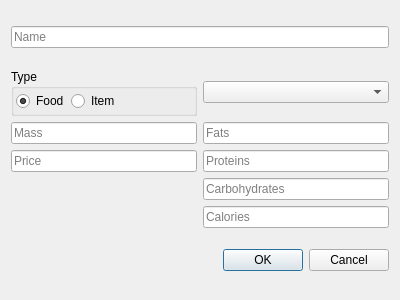
<?xml version="1.0" encoding="UTF-8"?>
<ui version="4.0">
 <class>NewIngridientWindow</class>
 <widget class="QDialog" name="NewIngridientWindow">
  <property name="geometry">
   <rect>
    <x>0</x>
    <y>0</y>
    <width>400</width>
    <height>300</height>
   </rect>
  </property>
  <property name="sizePolicy">
   <sizepolicy hsizetype="Fixed" vsizetype="Fixed">
    <horstretch>0</horstretch>
    <verstretch>0</verstretch>
   </sizepolicy>
  </property>
  <property name="minimumSize">
   <size>
    <width>400</width>
    <height>300</height>
   </size>
  </property>
  <property name="maximumSize">
   <size>
    <width>400</width>
    <height>300</height>
   </size>
  </property>
  <property name="windowTitle">
   <string>New Ingridient</string>
  </property>
  <layout class="QVBoxLayout" name="verticalLayout_1">
   <item>
    <widget class="QLineEdit" name="lineEdit_1">
     <property name="inputMask">
      <string/>
     </property>
     <property name="text">
      <string/>
     </property>
     <property name="placeholderText">
      <string>Name</string>
     </property>
     <property name="clearButtonEnabled">
      <bool>false</bool>
     </property>
    </widget>
   </item>
   <item>
    <layout class="QGridLayout" name="gridLayout_1">
     <item row="4" column="1">
      <widget class="QLineEdit" name="lineEdit_7">
       <property name="placeholderText">
        <string>Calories</string>
       </property>
      </widget>
     </item>
     <item row="2" column="0">
      <widget class="QLineEdit" name="lineEdit_4">
       <property name="placeholderText">
        <string>Price</string>
       </property>
      </widget>
     </item>
     <item row="1" column="0">
      <widget class="QLineEdit" name="lineEdit_2">
       <property name="placeholderText">
        <string>Mass</string>
       </property>
      </widget>
     </item>
     <item row="1" column="1">
      <widget class="QLineEdit" name="lineEdit_3">
       <property name="placeholderText">
        <string>Fats</string>
       </property>
      </widget>
     </item>
     <item row="3" column="1">
      <widget class="QLineEdit" name="lineEdit_6">
       <property name="placeholderText">
        <string>Carbohydrates</string>
       </property>
      </widget>
     </item>
     <item row="2" column="1">
      <widget class="QLineEdit" name="lineEdit_5">
       <property name="placeholderText">
        <string>Proteins</string>
       </property>
      </widget>
     </item>
     <item row="0" column="1">
      <widget class="QComboBox" name="comboBox_1">
       <property name="sizePolicy">
        <sizepolicy hsizetype="Minimum" vsizetype="Fixed">
         <horstretch>0</horstretch>
         <verstretch>0</verstretch>
        </sizepolicy>
       </property>
       <property name="minimumSize">
        <size>
         <width>0</width>
         <height>0</height>
        </size>
       </property>
       <property name="editable">
        <bool>false</bool>
       </property>
       <property name="currentText">
        <string/>
       </property>
       <property name="insertPolicy">
        <enum>QComboBox::InsertAtBottom</enum>
       </property>
      </widget>
     </item>
     <item row="0" column="0">
      <widget class="QGroupBox" name="groupBox_1">
       <property name="sizePolicy">
        <sizepolicy hsizetype="Preferred" vsizetype="Preferred">
         <horstretch>0</horstretch>
         <verstretch>0</verstretch>
        </sizepolicy>
       </property>
       <property name="sizeIncrement">
        <size>
         <width>0</width>
         <height>0</height>
        </size>
       </property>
       <property name="baseSize">
        <size>
         <width>0</width>
         <height>0</height>
        </size>
       </property>
       <property name="title">
        <string>Type</string>
       </property>
       <layout class="QHBoxLayout" name="horizontalLayout_2">
        <property name="spacing">
         <number>2</number>
        </property>
        <property name="leftMargin">
         <number>2</number>
        </property>
        <property name="topMargin">
         <number>2</number>
        </property>
        <property name="rightMargin">
         <number>2</number>
        </property>
        <property name="bottomMargin">
         <number>2</number>
        </property>
        <item>
         <widget class="QRadioButton" name="radioButton_1">
          <property name="text">
           <string>Food</string>
          </property>
          <property name="checked">
           <bool>true</bool>
          </property>
         </widget>
        </item>
        <item>
         <widget class="QRadioButton" name="radioButton_2">
          <property name="text">
           <string>Item</string>
          </property>
         </widget>
        </item>
        <item>
         <spacer name="horizontalSpacer">
          <property name="orientation">
           <enum>Qt::Horizontal</enum>
          </property>
          <property name="sizeHint" stdset="0">
           <size>
            <width>40</width>
            <height>20</height>
           </size>
          </property>
         </spacer>
        </item>
       </layout>
      </widget>
     </item>
    </layout>
   </item>
   <item>
    <widget class="QDialogButtonBox" name="buttonBox_1">
     <property name="standardButtons">
      <set>QDialogButtonBox::Cancel|QDialogButtonBox::Ok</set>
     </property>
    </widget>
   </item>
  </layout>
 </widget>
 <tabstops>
  <tabstop>lineEdit_1</tabstop>
  <tabstop>radioButton_1</tabstop>
  <tabstop>radioButton_2</tabstop>
  <tabstop>comboBox_1</tabstop>
  <tabstop>lineEdit_2</tabstop>
  <tabstop>lineEdit_4</tabstop>
  <tabstop>lineEdit_3</tabstop>
  <tabstop>lineEdit_5</tabstop>
  <tabstop>lineEdit_6</tabstop>
  <tabstop>lineEdit_7</tabstop>
 </tabstops>
 <resources/>
 <connections/>
</ui>
